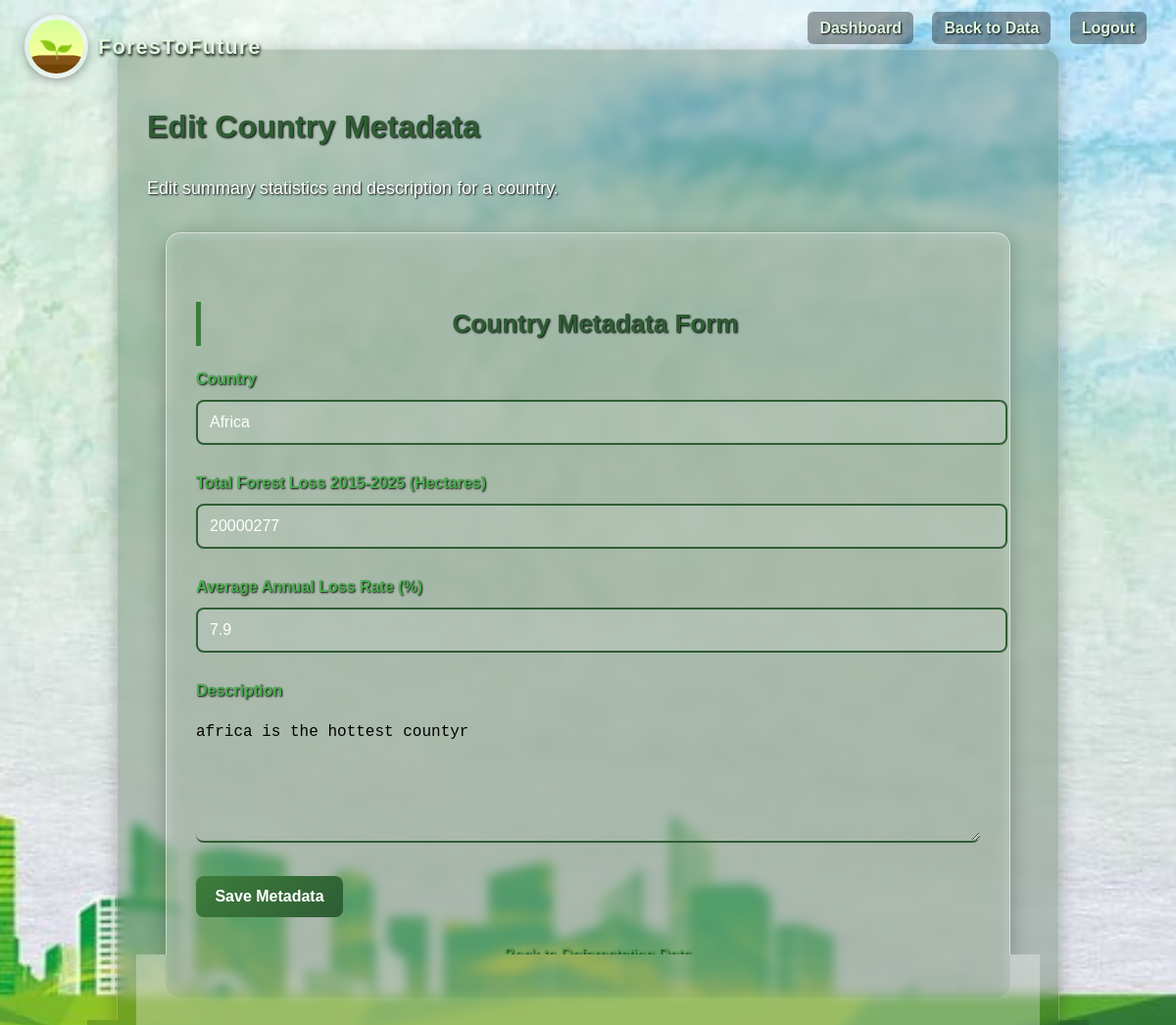
Screenshot of /admin/metadata/edit/21 (signed in) with the database file from the repository.
### models.py (models this page shows)
class CountryMetadata(db.Model):
    __tablename__ = 'country_metadata'
    id = db.Column(db.Integer, primary_key=True)
    country = db.Column(db.String(100), unique=True, nullable=False)
    total_forest_loss_2015_2025 = db.Column(db.Integer)
    avg_annual_loss_rate = db.Column(db.Float)
    description = db.Column(db.Text)

### app.py (the view, shortened to what this page needs)
@app.route('/admin/metadata/edit/<int:id>', methods=['GET', 'POST'])
def admin_edit_metadata(id):
    if 'admin_id' not in session:
        flash("Please log in to access this page.", "error")
        return redirect(url_for('admin_login'))
    metadata = CountryMetadata.query.get_or_404(id)
    form = CountryMetadataForm(obj=metadata)
    return render_template('admin_metadata_form.html', form=form, action='Edit')

### forms.py
class CountryMetadataForm(FlaskForm):
    country = StringField('Country', validators=[DataRequired(), Length(max=100)])
    total_forest_loss_2015_2025 = IntegerField('Total Forest Loss 2015-2025 (Hectares)', validators=[Optional()])
    avg_annual_loss_rate = FloatField('Average Annual Loss Rate (%)', validators=[Optional(), NumberRange(min=0, max=100)])
    description = TextAreaField('Description', validators=[Optional()])
    submit = SubmitField('Save Metadata')

### templates/admin_metadata_form.html (shortened to what this page needs)
{% extends "base.html" %}
{% block navigation %}
<nav class="top-right-nav">
    <a href="{{ url_for('admin_dashboard') }}">Dashboard</a>
    <a href="{{ url_for('admin_deforestation') }}">Back to Data</a>
    <a href="{{ url_for('admin_logout') }}">Logout</a>
</nav>
{% endblock %}
{% block content %}
<div class="content">
    <h1>{{ action }} Country Metadata</h1>
    <p>{{ action }} summary statistics and description for a country.</p>
    <div class="contactForm card-form" style="max-width: 800px; margin: 30px auto;">
        <form method="POST">
            <h2>Country Metadata Form</h2>
            <div class="inputBox">
                {{ form.country.label }}
                {{ form.country(class="form-control") }}
            </div>
            <div class="inputBox">
                {{ form.total_forest_loss_2015_2025.label }}
                {{ form.total_forest_loss_2015_2025(class="form-control") }}
            </div>
            <div class="inputBox">
                {{ form.avg_annual_loss_rate.label }}
                {{ form.avg_annual_loss_rate(class="form-control", step="0.01") }}
            </div>
            <div class="inputBox">
                {{ form.description.label }}
                {{ form.description(rows=6, style="height: auto;") }}
            </div>
            <div class="inputBox">
                {{ form.submit(class="submit-btn") }}
            </div>
        </form>
        <div style="text-align: center; margin-top: 15px;">
            <a href="{{ url_for('admin_deforestation') }}" style="color: #4caf50; text-decoration: none;">← Back to Deforestation Data</a>
        </div>
    </div>
</div>
{% endblock %}

### static/style.css (style rules this page uses)
body { margin: 0; padding: 0; font-family: Arial, sans-serif; background-image: url("ghg.jpg"); background-size: cover; background-position: center; background-repeat: no-repeat; background-attachment: fixed; color: #ffffff; text-shadow: 1px 1px 2px black; }
.top-right-nav { position: fixed; top: 20px; right: 30px; z-index: 1000; }
.top-right-nav a { margin-left: 15px; text-decoration: none; font-weight: bold; color: #dff8df; padding: 8px 12px; border-radius: 6px; background-color: rgba(0,0,0,0.35); transition: 0.3s; }
.content { max-width: 900px; margin: 50px auto; padding: 30px; background: rgba(20, 60, 20, 0.25); backdrop-filter: blur(6px); -webkit-backdrop-filter: blur(6px); border-radius: 15px; border: 1px solid rgba(255, 255, 255, 0.25); box-shadow: 0 4px 20px rgba(0, 0, 0, 0.25); line-height: 1.7; }
.content h1 { color: #2f5d34; margin-bottom: 20px; }
.content h2 { color: #2f5d34; border-left: 5px solid #3c7d3c; padding-left: 10px; margin-top: 40px; }
.content p { line-height: 1.7; font-size: 18px; text-align: justify; margin-bottom: 20px; }
.contactForm { position: relative; padding-bottom: 150px; }
.card-form { flex: 1; background: rgba(255, 255, 255, 0.30); backdrop-filter: blur(8px); -webkit-backdrop-filter: blur(8px); padding: 30px; border-radius: 15px; border: 1px solid rgba(255, 255, 255, 0.45); box-shadow: 0 4px 20px rgba(0, 0, 0, 0.25); color: #1a1a1a; }
.card-form h2 { margin-bottom: 20px; font-size: 26px; color: #2f5d34; text-align: center; font-weight: bold; }
.card-form .inputBox { position: relative; width: 100%; margin-bottom: 25px; }
.card-form .inputBox input, .card-form .inputBox textarea { width: 100%; padding: 12px 0; background: transparent; border: none; border-bottom: 2px solid #2f5d34; outline: none; font-size: 16px; color: #000; }
.card-form .inputBox textarea { min-height: 80px; resize: vertical; }
.card-form .inputBox label { display: block; margin-bottom: 8px; color: #4caf50; font-weight: bold; }
.card-form input[type="submit"], .card-form .submit-btn { width: 150px; padding: 12px 18px; background: linear-gradient(135deg, #3c7d3c, #2f5d34); color: #fff; border: none; border-radius: 8px; cursor: pointer; transition: 0.3s; font-size: 16px; font-weight: bold; }

### templates/base.html (style rules this page uses)
body { opacity: 1; transition: opacity 0.6s ease; }

### templates/admin_metadata_form.html (style rules this page uses)
.inputBox input[type="text"], .inputBox input[type="number"], .inputBox textarea { width: 100%; padding: 12px; background: rgba(255,255,255,0.1); border: 2px solid #2f5d34; border-radius: 8px; color: white; font-size: 16px; }
.inputBox textarea { resize: vertical; }
.inputBox label { display: block; margin-bottom: 8px; color: #4caf50; font-weight: bold; }
.form-control { width: 100%; }

### rows the page displays
CountryMetadata: country "Africa", total_forest_loss_2015_2025 "20000277", avg_annual_loss_rate "7.9", description "africa is the hottest countyr"

### other values shown
{{ action }} "Edit"
